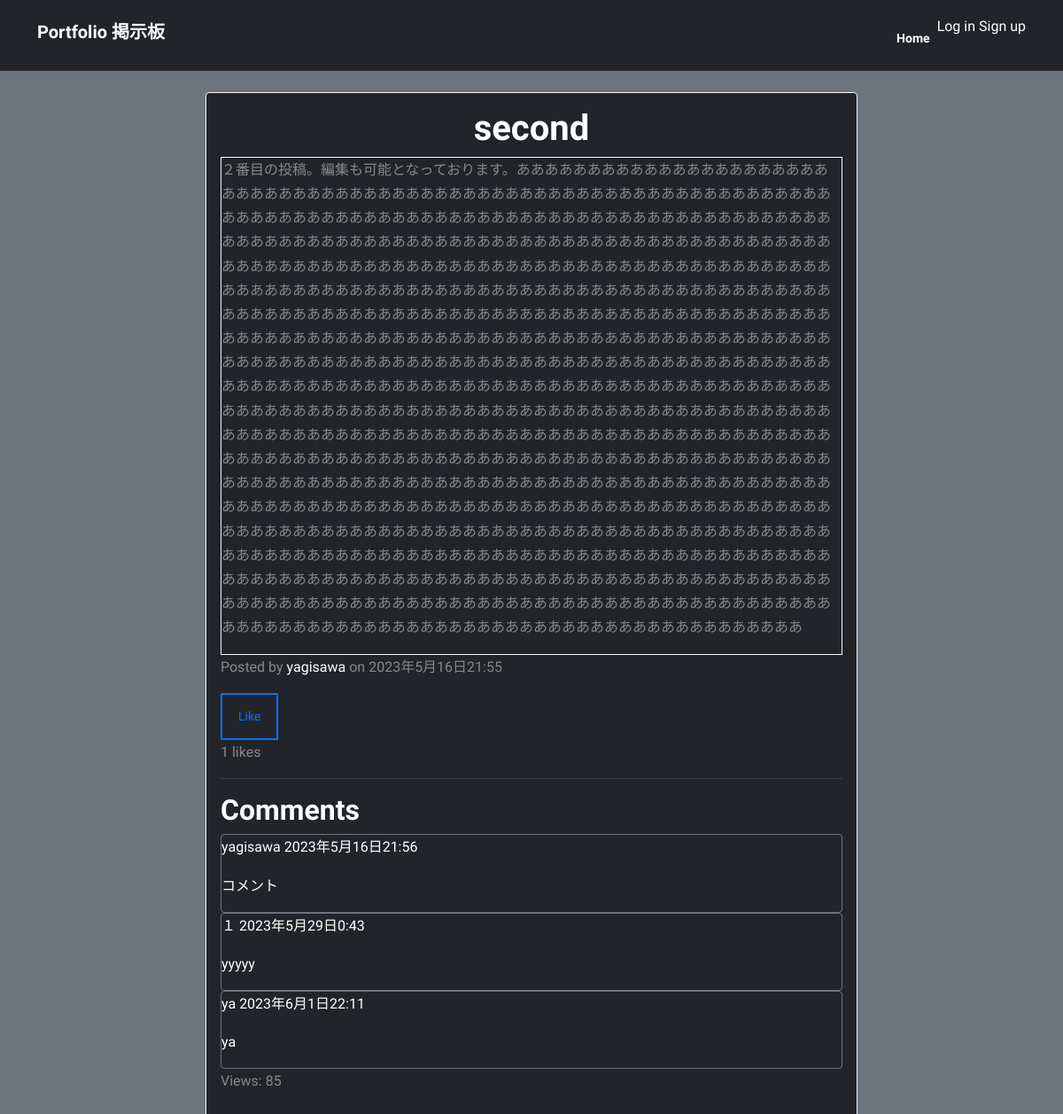
The app's page /post/2/ with its own data.
### myapp/models.py (models this page shows, shortened)
class Post(models.Model):
    title = models.CharField(max_length=200)
    content = models.TextField()
    author = models.ForeignKey(User, on_delete=models.CASCADE)
    created_at = models.DateTimeField(auto_now_add=True)
    updated_at = models.DateTimeField(auto_now=True)
    likes = models.ManyToManyField(settings.AUTH_USER_MODEL, related_name='likes', blank=True)
    views = models.IntegerField(default=0)
    icon = models.ImageField(upload_to='icons/', blank=True, null=True)

class Comment(models.Model):
    post = models.ForeignKey(Post, on_delete=models.CASCADE, related_name='comments')
    author = models.CharField(max_length=200)
    text = models.TextField()
    created_date = models.DateTimeField(default=timezone.now)
    approved_comment = models.BooleanField(default=False)

### myapp/views.py (the view)
# urls.py: path('post/<int:pk>/', views.post_detail, name='post_detail'),
def post_detail(request, pk):
    post = get_object_or_404(Post, pk=pk)
    post.views += 1
    post.save()
    comments = post.comments.filter(approved_comment=True)
    if request.method == 'POST':
        form = CommentForm(request.POST)
        if form.is_valid():
            comment = form.save(commit=False)
            comment.post = post
            comment.save()
            return redirect('post_detail', pk=post.pk)
    else:
        form = CommentForm()
    return render(request, 'myapp/post_detail.html', {'post': post, 'form': form, 'comments': comments})

### myapp/templates/myapp/post_detail.html (shortened to what this page needs)
{% extends 'base.html' %}
{% load static %}
{% block content %}
  <div class="container">
    <div class="row justify-content-center">
      <div class="col-md-8">
        <div class="card my-4 bg-dark border border-light">
          <div class="card-body">
            <h1 class="text-center">{{ post.title }}</h1>
            <div class="post-content border border-light">
              <p>{{ post.content }}</p>
            </div>
            <p>Posted by <a href="{% url 'profile' username=post.author %}">{{ post.author }}</a> on {{ post.created_at }}</p>
            <form method="POST" action="{% url 'post_like' post.pk %}">
              {% if request.user in post.likes.all %}
                <button type="submit" class="btn btn-sm btn-danger">Unlike</button>
              {% else %}
                <button type="submit" class="btn btn-sm btn-outline-primary">Like</button>
              {% endif %}
            </form>
            <p>{{ post.likes.count }} likes</p>
            <hr>
            <div class="comments">
              <h2>Comments</h2>
              {% for comment in comments %}
                <div class="comment border border-secondary rounded text-white">
                  <p class="info">
                    {{ comment.author }}
                    <span class="date">{{ comment.created_date }}</span>
                  </p>
                  {% if comment.approved_comment %}
                    <p>{{ comment.text|linebreaks }}</p>
                  {% else %}
                    <p class="text-muted">This comment is waiting for approval by the site administrator.</p>
                  {% endif %}
                </div>
              {% empty %}
                <p>No comments yet.</p>
              {% endfor %}
            </div>
            <p>Views: {{ post.views }}</p>
          </div>
        </div>
      </div>
    </div>
  </div>
{% endblock %}

### myapp/static/myapp/style.css (style rules this page uses)
:root { --primary: #0d6efd; --white: #ffffff; --body: #888; }
body { font-family: 'Sora', sans-serif; line-height: 1.7; color: var(--body); }
h1, h2, h3, h4, h5, h6 { color: var(--white); font-weight: 700; }
a { color: var(--white); text-decoration: none; }
.btn { padding: 14px 18px; border-width: 2px; border-radius: 0; }
.card { margin-bottom: 20px; }

### records on screen
Post: title "second", content "２番目の投稿。編集も可能となっております。あああああああああああああああああああああああああああああああああああああああああああああああああああああああああああああああああああああああああああああああああああああああああああああああああああああああああああああああああああああああああああああああああああああああああああああああああああああああああああああああああああああああああああああああああああああああああああああああああああああああああああああああああああああああああああああああああああああああああああああああああああああああああああああああああああああああああああああああああああああああああああああああああああああああああああああああああああああああああああああああああああああああああああああああああああああああああああああああああああああああああああああああああああああああああああああああああああああああああああああああああああああああああああああああああああああああああああああああああああああああああああああああああああああああああああああああああああああああああああああああああああああああああああああああああああああああああああああああああああああああああああああああああああああああああああああああああああああああああああああああああああああああああああああああああああああああああああああああああああああああああああああああああああああああああああああああああああああああああああああああああああああああああああああああああああああああああああああああああああああああ…", author "yagisawa", created_at "2023年5月16日21:55", likes.count "1", views "85"
Comment: author "yagisawa", created_date "2023年5月16日21:56", text "コメント"
Comment: author "１", created_date "2023年5月29日0:43", text "yyyyy"
Comment: author "ya", created_date "2023年6月1日22:11", text "ya"
